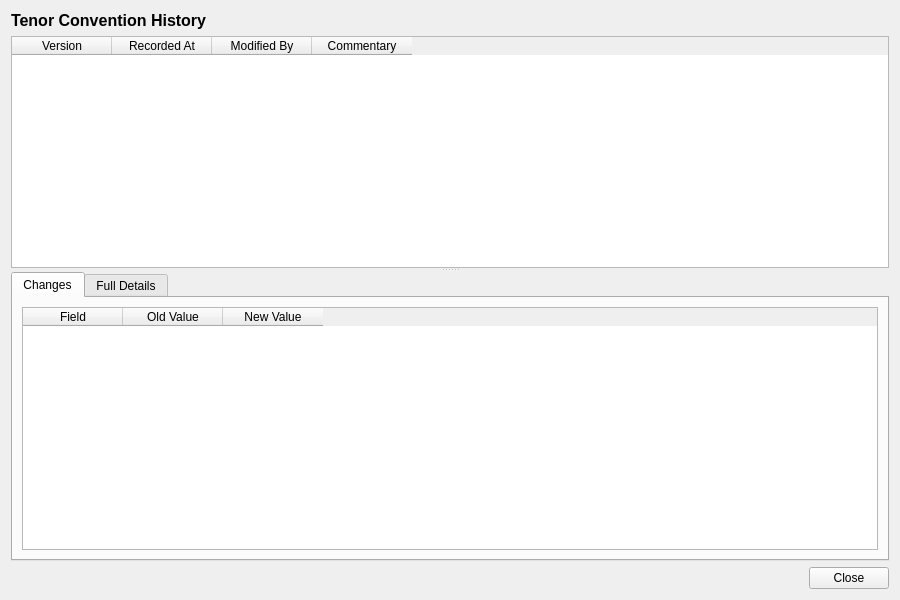
<?xml version="1.0" encoding="UTF-8"?>
<ui version="4.0">
 <class>TenorConventionHistoryDialog</class>
 <widget class="QWidget" name="TenorConventionHistoryDialog">
  <property name="geometry">
   <rect>
    <x>0</x>
    <y>0</y>
    <width>900</width>
    <height>600</height>
   </rect>
  </property>
  <property name="windowTitle">
   <string>Tenor Convention History</string>
  </property>
  <layout class="QVBoxLayout" name="verticalLayout">
   <item>
    <widget class="QLabel" name="titleLabel">
     <property name="font">
      <font>
       <pointsize>12</pointsize>
       <bold>true</bold>
      </font>
     </property>
     <property name="text">
      <string>Tenor Convention History</string>
     </property>
    </widget>
   </item>
   <item>
    <widget class="QSplitter" name="splitter">
     <property name="orientation">
      <enum>Qt::Vertical</enum>
     </property>
     <widget class="QTableWidget" name="versionListWidget">
      <property name="minimumHeight">
       <number>150</number>
      </property>
      <property name="maximumHeight">
       <number>250</number>
      </property>
      <property name="alternatingRowColors">
       <bool>true</bool>
      </property>
      <property name="editTriggers">
       <set>QAbstractItemView::NoEditTriggers</set>
      </property>
      <property name="selectionMode">
       <enum>QAbstractItemView::SingleSelection</enum>
      </property>
      <property name="selectionBehavior">
       <enum>QAbstractItemView::SelectRows</enum>
      </property>
      <column>
       <property name="text">
        <string>Version</string>
       </property>
      </column>
      <column>
       <property name="text">
        <string>Recorded At</string>
       </property>
      </column>
      <column>
       <property name="text">
        <string>Modified By</string>
       </property>
      </column>
      <column>
       <property name="text">
        <string>Commentary</string>
       </property>
      </column>
     </widget>
     <widget class="QWidget" name="detailWidget">
      <layout class="QVBoxLayout" name="detailLayout">
       <property name="leftMargin">
        <number>0</number>
       </property>
       <property name="topMargin">
        <number>0</number>
       </property>
       <property name="rightMargin">
        <number>0</number>
       </property>
       <property name="bottomMargin">
        <number>0</number>
       </property>
       <item>
        <widget class="QTabWidget" name="tabWidget">
         <property name="currentIndex">
          <number>0</number>
         </property>
         <widget class="QWidget" name="changesTab">
          <attribute name="title">
           <string>Changes</string>
          </attribute>
          <layout class="QVBoxLayout" name="changesTabLayout">
           <item>
            <widget class="QTableWidget" name="changesTableWidget">
             <property name="editTriggers">
              <set>QAbstractItemView::NoEditTriggers</set>
             </property>
             <property name="alternatingRowColors">
              <bool>true</bool>
             </property>
             <property name="selectionMode">
              <enum>QAbstractItemView::SingleSelection</enum>
             </property>
             <property name="selectionBehavior">
              <enum>QAbstractItemView::SelectRows</enum>
             </property>
             <column>
              <property name="text">
               <string>Field</string>
              </property>
             </column>
             <column>
              <property name="text">
               <string>Old Value</string>
              </property>
             </column>
             <column>
              <property name="text">
               <string>New Value</string>
              </property>
             </column>
            </widget>
           </item>
          </layout>
         </widget>
         <widget class="QWidget" name="fullDetailsTab">
          <attribute name="title">
           <string>Full Details</string>
          </attribute>
          <layout class="QVBoxLayout" name="fullDetailsTabLayout">
           <item>
            <widget class="QScrollArea" name="scrollArea">
             <property name="widgetResizable">
              <bool>true</bool>
             </property>
             <widget class="QWidget" name="scrollAreaWidgetContents">
              <property name="geometry">
               <rect>
                <x>0</x>
                <y>0</y>
                <width>560</width>
                <height>450</height>
               </rect>
              </property>
              <layout class="QFormLayout" name="formLayout">
               <item row="0" column="0">
                <widget class="QLabel" name="codeLabel">
                 <property name="text">
                  <string>Code:</string>
                 </property>
                </widget>
               </item>
               <item row="0" column="1">
                <widget class="QLabel" name="codeValue">
                 <property name="text">
                  <string/>
                 </property>
                </widget>
               </item>
               <item row="1" column="0">
                <widget class="QLabel" name="descriptionLabel">
                 <property name="text">
                  <string>Description:</string>
                 </property>
                </widget>
               </item>
               <item row="1" column="1">
                <widget class="QLabel" name="descriptionValue">
                 <property name="text">
                  <string/>
                 </property>
                 <property name="wordWrap">
                  <bool>true</bool>
                 </property>
                </widget>
               </item>
               <item row="2" column="0">
                <widget class="QLabel" name="measured_fromLabel">
                 <property name="text">
                  <string>Measured From:</string>
                 </property>
                </widget>
               </item>
               <item row="2" column="1">
                <widget class="QLabel" name="measuredFromValue">
                 <property name="text">
                  <string/>
                 </property>
                </widget>
               </item>
               <item row="3" column="0">
                <widget class="QLabel" name="versionNumberLabel">
                 <property name="text">
                  <string>Version:</string>
                 </property>
                </widget>
               </item>
               <item row="3" column="1">
                <widget class="QLabel" name="versionNumberValue">
                 <property name="text">
                  <string/>
                 </property>
                </widget>
               </item>
               <item row="4" column="0">
                <widget class="QLabel" name="modifiedByLabel">
                 <property name="text">
                  <string>Modified By:</string>
                 </property>
                </widget>
               </item>
               <item row="4" column="1">
                <widget class="QLabel" name="modifiedByValue">
                 <property name="text">
                  <string/>
                 </property>
                </widget>
               </item>
               <item row="5" column="0">
                <widget class="QLabel" name="recordedAtLabel">
                 <property name="text">
                  <string>Recorded At:</string>
                 </property>
                </widget>
               </item>
               <item row="5" column="1">
                <widget class="QLabel" name="recordedAtValue">
                 <property name="text">
                  <string/>
                 </property>
                </widget>
               </item>
               <item row="6" column="0">
                <widget class="QLabel" name="changeCommentaryLabel">
                 <property name="text">
                  <string>Change Commentary:</string>
                 </property>
                </widget>
               </item>
               <item row="6" column="1">
                <widget class="QLabel" name="changeCommentaryValue">
                 <property name="text">
                  <string/>
                 </property>
                 <property name="wordWrap">
                  <bool>true</bool>
                 </property>
                </widget>
               </item>
              </layout>
             </widget>
            </widget>
           </item>
          </layout>
         </widget>
        </widget>
       </item>
      </layout>
     </widget>
    </widget>
   </item>
   <item>
    <layout class="QHBoxLayout" name="buttonLayout">
     <item>
      <spacer name="horizontalSpacer">
       <property name="orientation">
        <enum>Qt::Horizontal</enum>
       </property>
       <property name="sizeHint" stdset="0">
        <size><width>40</width><height>20</height></size>
       </property>
      </spacer>
     </item>
     <item>
      <widget class="QPushButton" name="closeButton">
       <property name="text">
        <string>Close</string>
       </property>
      </widget>
     </item>
    </layout>
   </item>
  </layout>
 </widget>
 <resources/>
 <connections/>
</ui>
